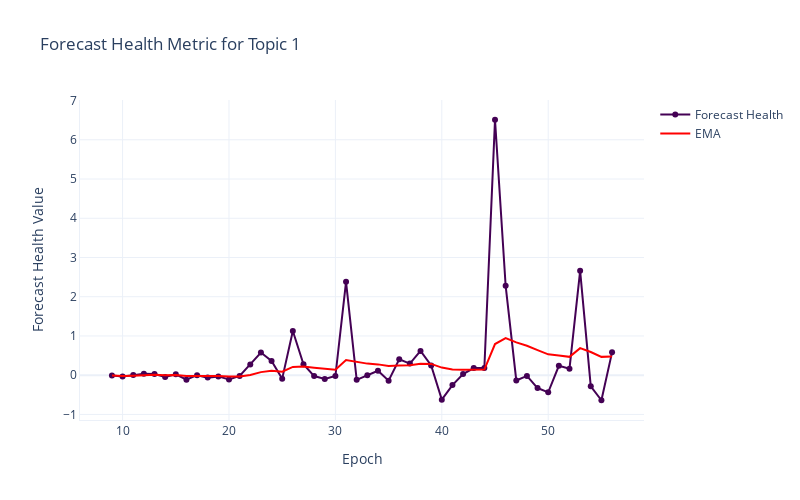

Source (notebook cell):
### Markdown cell above
## Forecaster Health

### Code cell
# Filter the DataFrame for the forecast_health metric
forecast_health_df = df[df['metric_name'] == 'forecasthealth'].copy()

# Sort by 'epoch' to ensure correct EMA calculation
forecast_health_df = forecast_health_df.sort_values(by='epoch')

# Compute the EMA (Exponential Moving Average)
alpha = 0.1  # Smoothing factor for the EMA
forecast_health_df['ema'] = forecast_health_df['metric_value'].ewm(alpha=alpha).mean()

# Create the plot
fig = go.Figure()

# Define Viridis color for the line
forecast_health_color = '#440154'  # Bright purple from Viridis
ema_color = 'red'  # Red color for EMA line

# Add original forecast health metric line
fig.add_trace(go.Scatter(
    x=forecast_health_df['epoch'],
    y=forecast_health_df['metric_value'],
    mode='lines+markers',
    name='Forecast Health',
    line=dict(color=forecast_health_color),
    marker=dict(color=forecast_health_color),
    hovertemplate='Forecast Health: %{y:.2f}<extra></extra>'
))

# Add EMA line
fig.add_trace(go.Scatter(
    x=forecast_health_df['epoch'],
    y=forecast_health_df['ema'],
    mode='lines',
    name=f'EMA',
    line=dict(color=ema_color),
    hovertemplate='EMA: %{y:.2f}<extra></extra>'
))

# Update the layout with Viridis style settings
fig.update_layout(
    title=f"Forecast Health Metric for Topic {forecast_health_df['topic_id'].iloc[0]}",
    xaxis_title="Epoch",
    yaxis_title="Forecast Health Value",
    height=500,
    width=800,
    template="plotly_white",
    hovermode="x unified",
    spikedistance=-1,
    xaxis=dict(
        showspikes=True,
        spikemode='across',
        spikesnap='cursor',
        spikethickness=1,
        showline=True,
        showgrid=True,
        spikedash="dot",
        spikecolor="grey"
    ),
    yaxis=dict(
        showspikes=True,
        spikemode='across',
        spikesnap='cursor',
        spikethickness=1,
        showline=True,
        showgrid=True,
        spikedash="dot",
        spikecolor="grey"
    ),
    hoverlabel=dict(
        bgcolor="rgba(255, 255, 255, 0.7)",
        bordercolor="rgba(0, 0, 0, 0)",
        font_size=12,
        font_family="Arial",
        namelength=-1
    )
)

# Show the plot
fig.show()

### Figure 1 — Plotly figure (JSON) as saved in the notebook; plotly's stock layout.template omitted (floating-point values rounded to 4 significant figures)
{"data": [{"hovertemplate": "Forecast Health: %{y:.2f}<extra></extra>", "line": {"color": "#440154"}, "marker": {"color": "#440154"}, "mode": "lines+markers", "name": "Forecast Health", "type": "scatter", "x": [9, 10, 11, 12, 13, 14, 15, 16, 17, 18, 19, 20, 21, 22, 23, 24, 25, 26, 27, 28, 29, 30, 31, 32, 33, 34, 35, 36, 37, 38, 39, 40, 41, 42, 43, 44, 45, 46, 47, 48, 49, 50, 51, 52, 53, 54, 55, 56], "y": [-0.006321, -0.03468, 0.001672, 0.03632, 0.03185, -0.04607, 0.02117, -0.1151, 0.0004629, -0.06204, -0.03125, -0.1079, -0.01917, 0.2711, 0.5771, 0.3644, -0.0881, 1.127, 0.2795, -0.02227, -0.09834, -0.02118, 2.38, -0.1192, 0.001453, 0.1124, -0.1391, 0.4038, 0.2948, 0.6188, 0.2494, -0.623, -0.2523, 0.02953, 0.1818, 0.1824, 6.511, 2.277, -0.1342, -0.01885, -0.3276, -0.4366, 0.2394, 0.167, 2.659, -0.2828, -0.6389, 0.5816]}, {"hovertemplate": "EMA: %{y:.2f}<extra></extra>", "line": {"color": "red"}, "mode": "lines", "name": "EMA", "type": "scatter", "x": [9, 10, 11, 12, 13, 14, 15, 16, 17, 18, 19, 20, 21, 22, 23, 24, 25, 26, 27, 28, 29, 30, 31, 32, 33, 34, 35, 36, 37, 38, 39, 40, 41, 42, 43, 44, 45, 46, 47, 48, 49, 50, 51, 52, 53, 54, 55, 56], "y": [-0.006321, -0.02125, -0.01279, 0.00149, 0.008904, -0.002829, 0.001771, -0.01875, -0.01561, -0.02274, -0.02398, -0.03568, -0.03347, 0.006025, 0.07794, 0.1131, 0.08895, 0.2111, 0.219, 0.1915, 0.159, 0.139, 0.3849, 0.3302, 0.2947, 0.2752, 0.2313, 0.2495, 0.2542, 0.2923, 0.2878, 0.1935, 0.1475, 0.1354, 0.1401, 0.1445, 0.7942, 0.9453, 0.8355, 0.7488, 0.6397, 0.5308, 0.5013, 0.4676, 0.6886, 0.5907, 0.4669, 0.4784]}], "layout": {"height": 500, "hoverlabel": {"bgcolor": "rgba(255, 255, 255, 0.7)", "bordercolor": "rgba(0, 0, 0, 0)", "font": {"family": "Arial", "size": 12}, "namelength": -1}, "hovermode": "x unified", "spikedistance": -1, "title": {"text": "Forecast Health Metric for Topic 1"}, "width": 800, "xaxis": {"showgrid": true, "showline": true, "showspikes": true, "spikecolor": "grey", "spikedash": "dot", "spikemode": "across", "spikesnap": "cursor", "spikethickness": 1, "title": {"text": "Epoch"}}, "yaxis": {"showgrid": true, "showline": true, "showspikes": true, "spikecolor": "grey", "spikedash": "dot", "spikemode": "across", "spikesnap": "cursor", "spikethickness": 1, "title": {"text": "Forecast Health Value"}}}}
